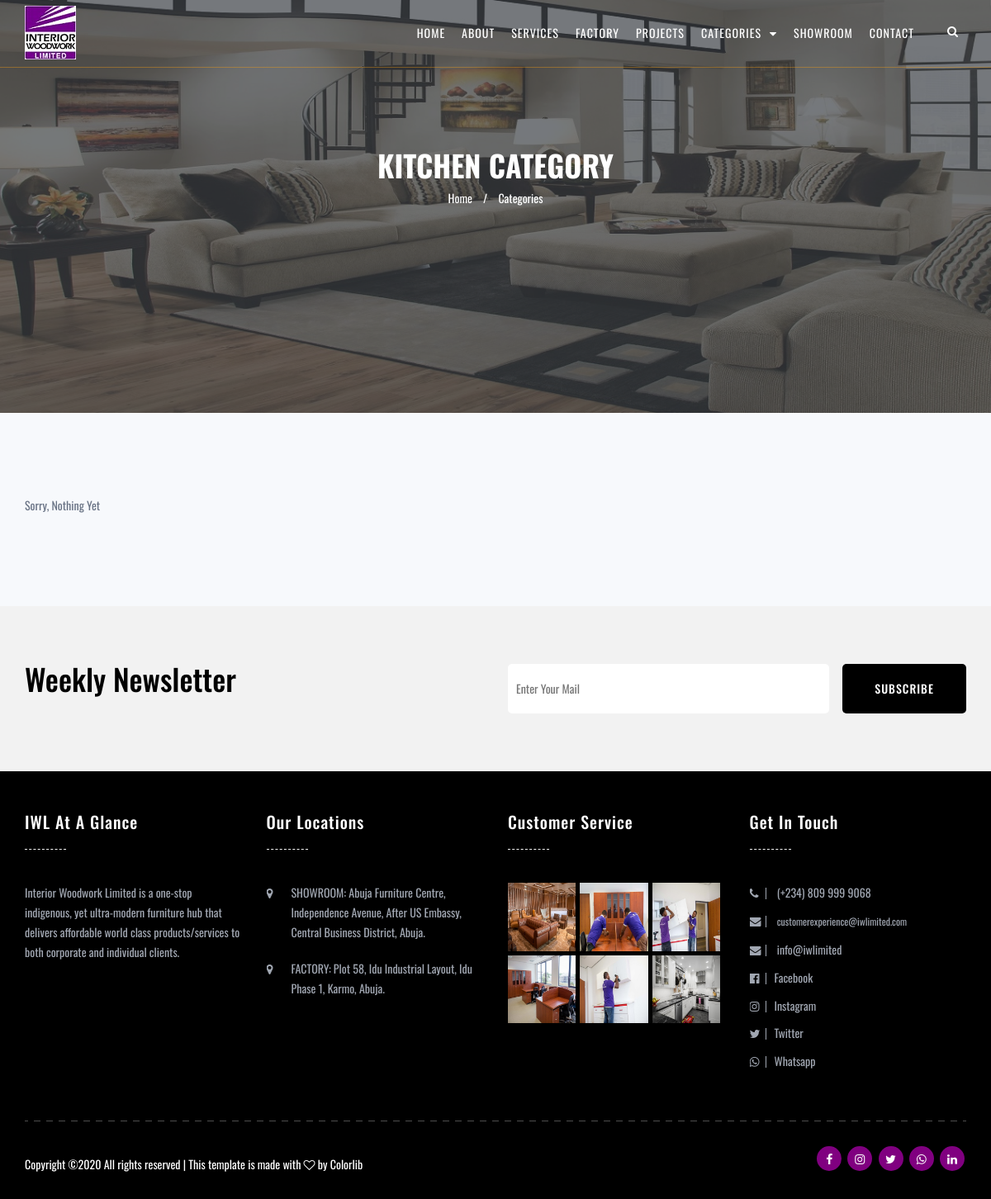
The page /category/kitchen/ on the database as committed earlier.
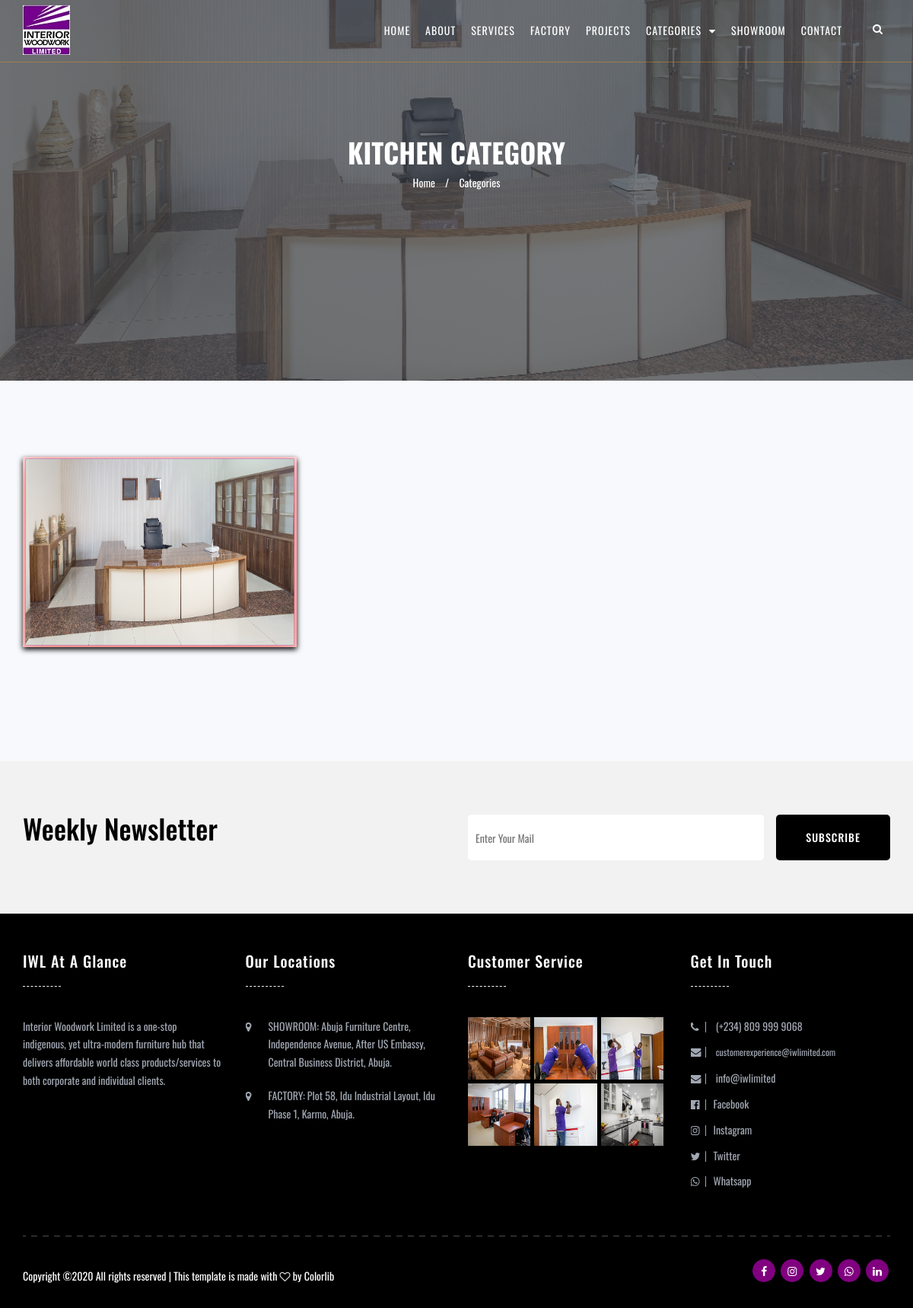
The same page on the database as committed later.
### main/models.py (models this page shows, shortened)
class CategoryModel(models.Model):
	image = models.ImageField(upload_to='factory_images')
	category = models.CharField(max_length=60, default="category image")
	title = models.CharField(max_length=60, default="Project image")
	pub_date = models.DateTimeField(default=timezone.now)

### main/views.py (the view)
# urls.py: path('category/<slug:slug>/', views.SingleCategoryView, name='single_category'),
def SingleCategoryView(request, slug):
	items = CategoryModel.objects.filter(category=slug)
	try:
		item = items[0]
		context = {"items": items, "category": slug, "item": item}
	except:
		context = {"items": items, "category": slug}
	return render(request, "single_category.html", context)

### main/templates/single_category.html (shortened to what this page needs)
{% extends 'base.html' %}
{% load static %}
{% block content %}
    <header class="top-area single-page" id="home">
    	{% if item %}
    		<div class="top-area-bg" style=" background-image: url({{ item.image.url }});"></div>
    	{% else %}
    		<div class="top-area-bg" style=" background-image: url({% static 'img/slider/slider15.jpg' %});"></div>
    	{% endif %}
        <div class="header-top-area">
            <div class="mainmenu-area" id="mainmenu-area">
                {% include 'navbar.html' %}
            </div>
        <div class="welcome-area">
            <div class="container">
                <div class="row flex-v-center">
                    <div class="col-md-12 col-lg-12 col-sm-12 col-xs-12">
                        <div class="welcome-text text-center">
                            <h2>{{ category }} Category</h2>
                            <ul class="page-location">
                                <li><a href="{% url 'index' %}">Home</a></li>
                                <li>/</li>
                                <li><a href="{% url 'category' %}">Categories</a></li>
                            </ul>
                        </div>
                    </div>
                </div>
            </div>
        </div>
    </header>
    <section class="blog-area blog-page gray-bg section-padding">
        <div class="container">
            <div class="row">
                {% if items %}
                    {% for item in items %}
                        <div class="col-md-4 col-lg-4 col-sm-6 col-xs-12">
                            <div class="single-blog wow fadeInUp" data-wow-delay="0.2s">
                                <div class="blog-image">
                                    <img src="{{ item.image.url }}" alt="">
                                </div>
                            </div>
                        </div>
                    {% endfor %}
                {% else %}
                <div class="col-md-4 col-lg-4 col-sm-6 col-xs-12">
                    <p>Sorry, Nothing Yet</p>
                </div>
                {% endif %}
            </div>
        </div>
    </section>
{% endblock %}

### main/templates/base.html (shortened to what this page needs)
{% load static %}
<!doctype html>
<html class="no-js" lang="en">
<head>
    <link rel="stylesheet" href="{% static 'css/normalize.css' %}">
    <link rel="stylesheet" href="{% static 'css/animate.css' %}">
    <link rel="stylesheet" href="{% static 'css/stellarnav.min.css' %}">
    <link rel="stylesheet" href="{% static 'css/owl.carousel.css' %}">
    <link href="{% static 'css/bootstrap.min.css' %}" rel="stylesheet">
    <link href="{% static 'css/font-awesome.min.css' %}" rel="stylesheet">
    <link href="{% static 'css/style.css' %}" rel="stylesheet">
    <link href="{% static 'css/responsive.css' %}" rel="stylesheet">
</head>
<body class="home-one">
{% block content %}
{% endblock %}
    <div class="footer-area dark-bg">
        <div class="footer-top-area wow fadeIn">
            <div class="container">
                <div class="row">
                    <div class="col-md-6 col-lg-6 col-sm-12 col-xs-12">
                        <div class="subscribe-content">
                            <h2 style="color: black">Weekly Newsletter</h2>
                        </div>
                    </div>
                    <div class="col-md-6 col-lg-6 col-sm-12 col-xs-12">
                        <div class="subscriber-form-area">
                            <form action="#" class="subsriber-form">
                                <label for="subscriber-mail"></label>
                                <input type="email" name="subscriber-mail" id="subscriber-mail" placeholder="Enter Your Mail">
                                <button type="submit">subscribe</button>
                            </form>
                        </div>
                    </div>
                </div>
            </div>
        </div>
        <div class="footer-bottom-area wow fadeIn" style="background-color: black; color: white;"><br><br>
            <div class="container">
                <div class="row">
                    <div class="col-md-3 col-lg-3 col-sm-6 col-xs-12">
                        <div class="single-footer-widget list-widget">
                            <h3>IWL at a Glance</h3>
                            <p>Interior Woodwork Limited is a one-stop indigenous, yet ultra-modern furniture hub that delivers affordable world class products/services to both corporate and individual clients.</p>
                        </div>
                    </div>
                    <div class="col-md-3 col-lg-3 col-sm-6 col-xs-12">
                        <div class="single-footer-widget twitter-widget">
                            <h3>Our Locations</h3>
                            <ul>
                                <li>
                                    <div class="twitter-icon"><i style="color: #a1a7b2" class="fa fa-map-marker"></i></div>
                                    <div class="tweet-detail">
                                        <p>SHOWROOM: Abuja Furniture Centre, Independence Avenue, After US Embassy, Central Business District, Abuja.</p>
                                    </div>
                                </li>
                                <li>
                                    <div class="twitter-icon"><i style="color: #a1a7b2" class="fa fa-map-marker"></i></div>
                                    <div class="tweet-detail">
                                        <p>FACTORY: Plot 58, Idu Industrial Layout, Idu Phase 1, Karmo, Abuja.</p>
                                    </div>
                                </li>
                            </ul>
                        </div>
                    </div>
                    <div class="col-md-3 col-lg-3 col-sm-6 col-xs-12">
                        <div class="single-footer-widget instafeed-widget">
                            <h3>Customer Service</h3>
                            <ul>
                                <li><a href="#"><img src="{% static 'img/instafeed/7.jpg' %}" alt=""></a></li>
                                <li><a href="#"><img src="{% static 'img/instafeed/8.jpg' %}" alt=""></a></li>
                                <li><a href="#"><img src="{% static 'img/instafeed/9.jpg' %}" alt=""></a></li>
                                <li><a href="#"><img src="{% static 'img/instafeed/10.jpg' %}" alt=""></a></li>
                                <li><a href="#"><img src="{% static 'img/instafeed/11.jpg' %}" alt=""></a></li>
                                <li><a href="#"><img src="{% static 'img/instafeed/12.jpg' %}" alt=""></a></li>
                            </ul>
                        </div>
                    </div>
                    <div class="col-md-3 col-lg-3 col-sm-6 col-xs-12">
                        <div class="single-footer-widget footer-about">
                            <h3>Get in Touch</h3>
                            <ul>
                                <li><i class="fa fa-phone"></i> <a href="callto:+2348099999068">(+234) 809 999 9068</a></li>
                                <li><i class="fa fa-envelope"></i> <a href="mailto:customerexperience@iwlimited.com"><small> customerexperience@iwlimited.com</small></a></li>
                                <li><i class="fa fa-envelope"></i> <a href="mailto:info@iwlimited">info@iwlimited</a></li>
                                <li><i class="fa fa-facebook-official"></i><a href="https://www.facebook.com/iwoodworkltd">Facebook</a></li>
                                <li><i class="fa fa-instagram"></i><a href="https://www.instagram.com/iwoodworkltd">Instagram</a></li>
                                <li><i class="fa fa-twitter"></i><a href="https://twitter.com/iwoodworkltd">Twitter</a></li>
                                <li><i class="fa fa-whatsapp"></i><a href="wa.me/2348117337992">Whatsapp</a></li>
                            </ul>
                        </div>
                    </div>
                </div>
                <div class="row">
                    <div class="col-md-12">
                        <div class="footer-border" style="background-image: url({% static 'img/footer-border.png' %})"> </div>
                    </div>
                </div>
            </div>
        </div>
        <div class="footer-copyright-area" style="background-color: black; color: white">
            <div class="container">
                <div class="row">
                    <div class="col-md-6 col-lg-6 col-sm-12 col-xs-12">
                        <div class="footer-copyright wow fadeIn">
                            <p>Copyright &copy;<script>document.write(new Date().getFullYear());</script> All rights reserved | This template is made with <i class="fa fa-heart-o" aria-hidden="true"></i> by <a href="https://colorlib.com" target="_blank">Colorlib</a></p>
                        </div>
                    </div>
                    <div class="col-md-6 col-lg-6 col-sm-12 col-xs-12">
                        <div class="footer-social-bookmark text-right wow fadeIn">
                            <ul class="social-bookmark">
                                <li><a href="https://www.facebook.com/iwoodworkltd"><i class="fa fa-facebook"></i></a></li>
                                <li><a href="https://www.instagram.com/iwoodworkltd"><i class="fa fa-instagram"></i></a></li>
                                <li><a href="https://twitter.com/iwoodworkltd"><i class="fa fa-twitter"></i></a></li>
                                <li><a href="wa.me/2348117337992"><i class="fa fa-whatsapp"></i></a></li>
                                <li><a href="https://www.linkedin.com/company/interior-woodwork-limited/?originalSubdomain=ng"><i class="fa fa-linkedin"></i></a></li>
                            </ul>
                        </div>
                    </div>
                </div>
            </div>
        </div>
    </div>
</body>
</html>

### main/templates/navbar.html (shortened to what this page needs)
{% load static %}
<nav class="navbar">
                    <div class="container">
                        <div class="navbar-header">
                            <a href="{% url 'index' %}" class="navbar-brand"><img style="margin-top: -10px;" src="{% static 'img/logo.jpg' %}" alt="logo"></a>
                        </div>
                        <div class="search-and-language-bar pull-right">
                            <ul>
                                <li class="search-box"><i class="fa fa-search"></i></li>
                            </ul>
                        </div>
                        <div id="main-nav" class="stellarnav">
                            <ul id="nav" class="nav navbar-nav">
                                <li><a href="{% url 'index' %}">home</a>
                                </li>
                                <li><a href="{% url 'about' %}">about</a>
                                </li>
                                <li><a href="{% url 'service' %}">Services</a>
                                </li>
                                <li><a href="{% url 'factory' %}">Factory</a>
                                </li>
                                <li><a href="{% url 'projects' %}">Projects</a>
                                </li>
                                <li><a href="{% url 'category' %}">Categories</a>
                                </li>
                                 <li><a href="{% url 'showroom' %}">Showroom</a>
                                </li>
                                <li><a href="{% url 'contact' %}">Contact</a>
                                </li>
                            </ul>
                        </div>
                    </div>
                </nav>

### main/static/css/style.css (style rules this page uses)
a { -webkit-transition: 0.3s; transition: 0.3s; }
ul, ol { margin: 0; padding: 0; list-style: none; }
img { max-width: 100%; height: auto; }
h1, h2, h3, h4, h5, h6 { color: #3c4a62; margin: 0 0 15px; font-weight: 700; line-height: 1.4em; text-transform: uppercase; position: relative; }
h2 { font-size: 36px; }
html, body { height: 100% }
body { font-family: 'Oswald', sans-serif; font-size: 14px; line-height: 1.7em; font-weight: 400; color: #687284; }
a { color: #5d6b82; }
.flex-v-center { display: -webkit-box; display: -ms-flexbox; display: flex; -webkit-box-align: center; -ms-flex-align: center; align-items: center; }
.social-bookmark li { display: inline; }
.social-bookmark li a { background: #d7d7d7 none repeat scroll 0 0; border-radius: 50%; color: purple; display: inline-block; font-size: 16px; height: 40px; margin: 0 2px; padding-top: 9px; text-align: center; width: 40px; }
.section-padding { padding: 100px 0; }
.gray-bg { background: #f7f9fc; }
.dark-bg { background:#f2f2f2; color: #FFFFFF; left: 0; position: absolute; top: 0; width: 100%; }
.top-area { height: 100%; position: relative; width: 100%; }
.top-area-bg { background: rgba(0, 0, 0, 0.9) no-repeat scroll center center / cover; height: 100%; left: 0; position: absolute; top: 0; width: 100%; }
.top-area-bg::after { background: #3c4147; content: ""; height: 100%; left: 0; opacity: 0.9; position: absolute; top: 0; width: 100%; }
.search-and-language-bar { margin-left: 20px; margin-top: 30px; position: relative; -webkit-transition: all 0.3s ease 0s; transition: all 0.3s ease 0s; }
.search-and-language-bar ul li { color: #fff; cursor: pointer; display: inline-block; line-height: 1; padding: 10px; }
.search-box { position: relative; }
.header-top-area { left: 0; position: absolute; top: 0; width: 100%; z-index: 999; }
.mainmenu-area { border-bottom: 1px solid rgba(243, 156, 18, .4); position: relative; -webkit-transition: all 0.3s ease 0s; transition: all 0.3s ease 0s; z-index: 9999; }
.navbar-header { margin-top: 10px; -webkit-transition: all 0.3s ease 0s; transition: all 0.3s ease 0s; }
.navbar { border-bottom: 0 none; border-top: 0 none; margin-bottom: 0; }
.navbar-brand > img { -webkit-transition: all 0.3s ease 0s; transition: all 0.3s ease 0s; }
ul#nav { float: right; -webkit-transition: 0.3s; transition: 0.3s; }
ul#nav li a { background: rgba(0, 0, 0, 0) none repeat scroll 0 0; color: #ffffff; letter-spacing: 1px; padding: 40px 15px; text-transform: uppercase; -webkit-transition: all 0.3s ease 0s; transition: all 0.3s ease 0s; }
.welcome-area { color: #ffffff; -webkit-box-align: end; -ms-flex-align: end; align-items: flex-end; display: -webkit-box; display: -ms-flexbox; display: flex; -webkit-box-orient: vertical; -webkit-box-direction: normal; -ms-flex-direction: column; flex-direction: column; height: 100%; -webkit-box-pack: center; -ms-flex-pack: center; justify-content: center; padding-top: 100px; width: 100%; }
.welcome-text h2 { color: #fff; line-height: 1; margin-bottom: 30px; }
.single-blog { border-radius: 5px; -webkit-box-shadow: 0 3px 7px #ddd; box-shadow: 0 3px 7px black; overflow: hidden; }

### main/static/css/responsive.css (style rules this page uses)
@media only screen and (min-width: 992px) and (max-width: 1200px) { .navbar-header { margin-top: 2px; } }
@media only screen and (min-width: 992px) and (max-width: 1200px) { ul#nav li a { padding: 30px 10px; } }
@media only screen and (min-width: 992px) and (max-width: 1200px) { .search-and-language-bar { margin-top: 20px; } }

### main/templates/single_category.html (style rules this page uses)
.blog-image { transition: 2s; box-shadow: 1px 9px 40px 12px rgba(255,110,110,0.9); transform: scale(0.98); background-color: purple; }

Rows that differ between the two databases and show on the page:
added CategoryModel: image (picture)
Other text that changed with them:
text no longer shown: "Sorry, Nothing Yet"
